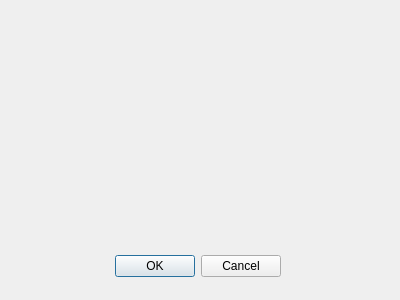
<?xml version="1.0" encoding="UTF-8"?>
<ui version="4.0">
 <class>Dialog</class>
 <widget class="QDialog" name="Dialog">
  <property name="geometry">
   <rect>
    <x>0</x>
    <y>0</y>
    <width>400</width>
    <height>300</height>
   </rect>
  </property>
  <property name="windowTitle">
   <string>Visualizer Settings</string>
  </property>
  <widget class="QDialogButtonBox" name="buttonBox">
   <property name="geometry">
    <rect>
     <x>110</x>
     <y>250</y>
     <width>171</width>
     <height>32</height>
    </rect>
   </property>
   <property name="orientation">
    <enum>Qt::Horizontal</enum>
   </property>
   <property name="standardButtons">
    <set>QDialogButtonBox::Cancel|QDialogButtonBox::Ok</set>
   </property>
  </widget>
 </widget>
 <resources/>
 <connections>
  <connection>
   <sender>buttonBox</sender>
   <signal>accepted()</signal>
   <receiver>Dialog</receiver>
   <slot>accept()</slot>
   <hints>
    <hint type="sourcelabel">
     <x>248</x>
     <y>254</y>
    </hint>
    <hint type="destinationlabel">
     <x>157</x>
     <y>274</y>
    </hint>
   </hints>
  </connection>
  <connection>
   <sender>buttonBox</sender>
   <signal>rejected()</signal>
   <receiver>Dialog</receiver>
   <slot>reject()</slot>
   <hints>
    <hint type="sourcelabel">
     <x>316</x>
     <y>260</y>
    </hint>
    <hint type="destinationlabel">
     <x>286</x>
     <y>274</y>
    </hint>
   </hints>
  </connection>
 </connections>
</ui>
